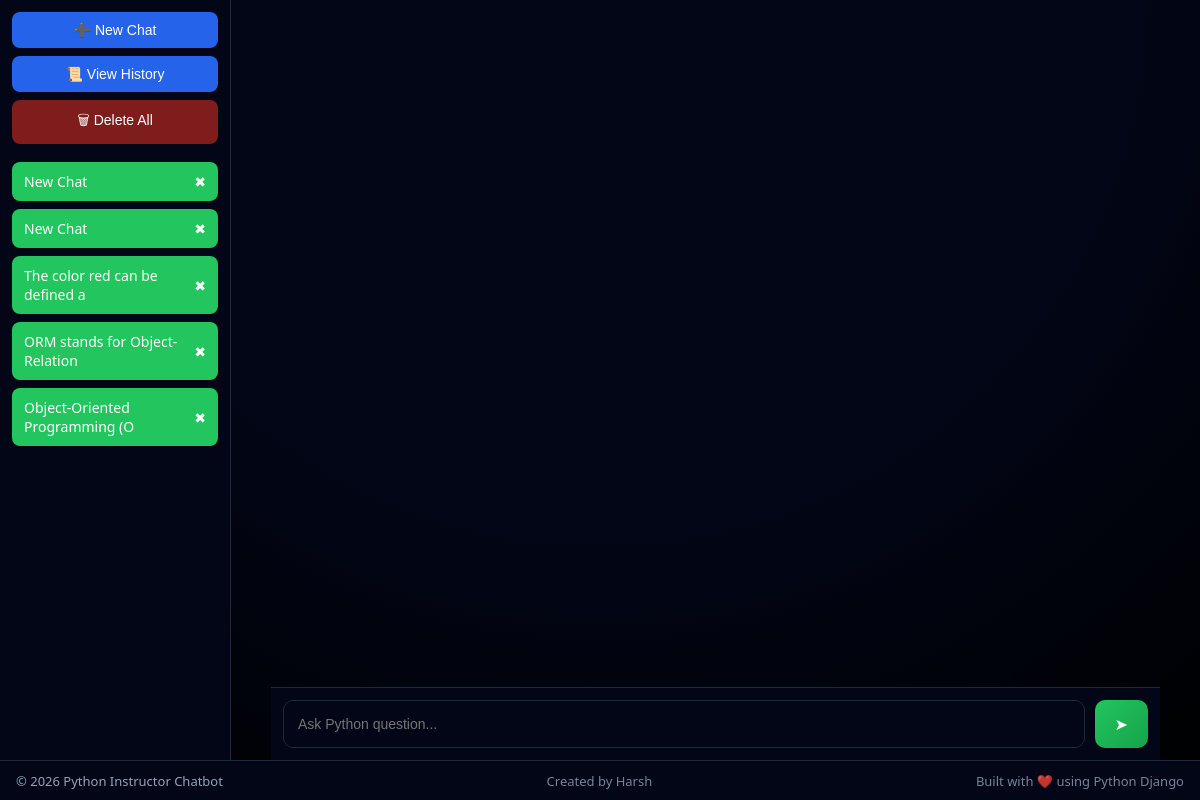
The app's page /, older data.
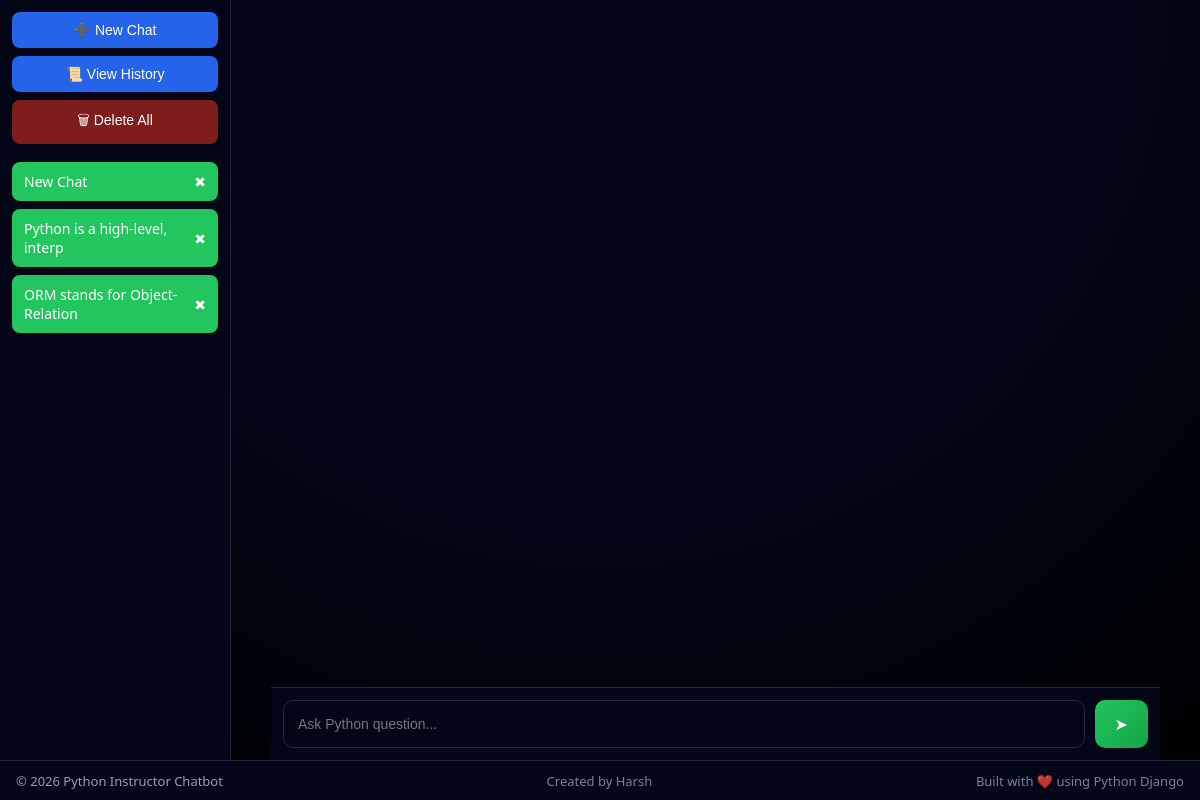
The same page, newer data.
### chatbot/models.py (models this page shows)
class Conversation(models.Model):
    id = models.UUIDField(primary_key=True, default=uuid.uuid4, editable=False)
    title = models.CharField(max_length=120, default="New Chat")
    created_at = models.DateTimeField(auto_now_add=True)

### chatbot/views.py (the view)
# urls.py: path("", home),
def home(request):
    conversations = Conversation.objects.all().order_by("-created_at")
    active_id = request.GET.get("c")
    active_conversation = None
    messages = []
    if active_id:
        try:
            active_conversation = Conversation.objects.get(id=active_id)
            messages = active_conversation.messages.all().order_by("created_at")
        except Conversation.DoesNotExist:
            active_conversation = None
    return render(request, "index.html", {
        "conversations": conversations,
        "active": active_conversation,
        "messages": messages
    })

### chatbot/templates/index.html (shortened to what this page needs)
<!DOCTYPE html>
<html>
  <head>
    <link
      rel="stylesheet"
      href="https://cdn.jsdelivr.net/npm/highlight.js@11.9.0/styles/github-dark.css"
    />
    <link rel="stylesheet" href="/static/style.css" />
  </head>
  <body>
    <div class="app">
      <div class="sidebar">
        <button onclick="newChat()">➕ New Chat</button>
        <button onclick="location.href='/history-all/'">📜 View History</button>
        <button class="danger" onclick="deleteAll()">🗑 Delete All</button>
        <div class="history">
          {% for c in conversations %}
          <div
            class="chat-item {% if active and c.id == active.id %}active{% endif %}"
          >
            <a href="/?c={{ c.id }}">{{ c.title }}</a>
            <span onclick="deleteChat('{{ c.id }}')">✖</span>
          </div>
          {% endfor %}
        </div>
      </div>
      <div class="chat-area">
        <div id="messages" class="messages">
        </div>
        {% include "chat_input.html" %}
      </div>
    </div>
    <footer class="app-footer">
      <span>© 2026 Python Instructor Chatbot</span>
      <span class="footer-right"> Created by Harsh </span>
      <span class="footer-right"> Built with ❤️ using Python Django </span>
    </footer>
  </body>
</html>

### chatbot/templates/chat_input.html
<div class="input-box">
  <input
    class="input-1"
    id="input"
    placeholder="Ask Python question..."
    autocomplete="off"
  />
  <button class="send-btn" onclick="handleSend()">➤</button>
</div>

### chatbot/static/style.css (style rules this page uses)
* { box-sizing: border-box; }
html, body { margin: 0; height: 100%; background: radial-gradient(circle at top, #020617, #020617, #000); color: #e5e7eb; font-family: system-ui, -apple-system, BlinkMacSystemFont, sans-serif; }
.app { display: flex; min-height: calc(100vh - 40px); }
.sidebar { width: 280px; background: linear-gradient(180deg, #020617, #020617); padding: 12px; display: flex; flex-direction: column; border-right: 1px solid #1e293b; }
.sidebar button { width: 100%; margin-bottom: 8px; padding: 10px 12px; border-radius: 8px; border: none; background: #2563eb; color: white; cursor: pointer; font-size: 14px; transition: all .2s ease; }
.sidebar .danger { background: #7f1d1d; }
.history { margin-top: 10px; overflow-y: auto; flex: 1; text-decoration: none; }
.chat-item { display: flex; justify-content: space-between; align-items: center; padding: 10px; cursor: pointer; border-radius: 8px; margin-bottom: 7px; transition: background .2s ease; font-size: 17px; background-color: #019e13ce; width: 100%; margin-bottom: 8px; padding: 10px 12px; border-radius: 8px; border: none; background: #22c55e; color: white; cursor: pointer; font-size: 14px; transition: all .2s ease; }
.chat-item a { text-decoration: none; color: inherit; }
.input-1 { flex: 1; resize: none; height: 48px; padding: 12px 14px; border-radius: 10px; border: 1px solid #1e293b; background: #020617; color: white; font-size: 14px; outline: none; }
.send-btn { padding: 0 20px; border-radius: 10px; border: none; background: linear-gradient(135deg, #22c55e, #16a34a); color: white; font-size: 16px; cursor: pointer; transition: all .2s ease; }
.app-footer { height: 40px; background: #020617; border-top: 1px solid #1e293b; color: #94a3b8; font-size: 13px; display: flex; align-items: center; justify-content: space-between; padding: 0 16px; }
.footer-right { opacity: 0.8; }
body { overflow-x: hidden; }
.chat-area { position: relative; height: calc(100vh - 40px); display: flex; flex-direction: column; width: 100%; justify-content: center; }
.messages { flex: 1; overflow-y: auto; padding: 20px; }
.input-box { position: sticky; bottom: 0; background: #020617; border-top: 1px solid #1e293b; padding: 12px; display: flex; gap: 10px; z-index: 20; margin: 0 40px; }

Row changes from the older to the newer data that the page shows:
removed Conversation: title "New Chat"
removed Conversation: title "The color red can be defined a"
removed Conversation: title "Object-Oriented Programming (O"
added Conversation: title "Python is a high-level, interp"
